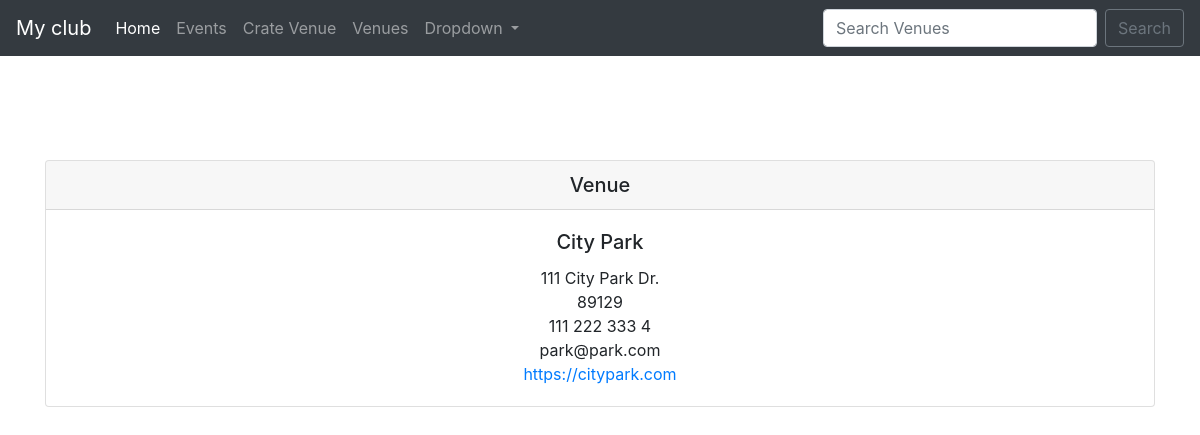
Page /show_venue/1 on the committed database.
### events/models.py (models this page shows)
class Venue(models.Model):
    name = models.CharField('Venue Name', max_length=120)
    address = models.CharField(max_length=300)
    zip_code = models.CharField('Zip Code', max_length=15)
    phone = models.CharField('Contact Phone', max_length=25, blank=True)
    web = models.URLField('Website Address', blank=True)
    email_address = models.EmailField('Email address', blank=True)
    def __str__(self):
        return self.name

### events/views.py (the view)
# urls.py: path('show_venue/<venue_id>', views.show_venue, name='show-venue'),
def show_venue(request, venue_id):
	venue = Venue.objects.get(id=venue_id)
	return render(request, 'events/show_venue.html', {
		'venue': venue
	})

### events/templates/events/show_venue.html (shortened to what this page needs)
{% extends 'events/base.html' %}
{% block content %}
    <center>
        <br><br>
        <div class="card">
              <h5 class="card-header">Venue</h5>
              <div class="card-body">
                    <h5 class="card-title">{{ venue }}</h5>
                    <p class="card-text">
                        {{ venue.address }}<br>
                        {{ venue.zip_code }}<br>
                        {{ venue.phone }}<br>
                        {{ venue.email_address }}<br>
                        <a href="{{ venue.web }}">{{ venue.web }}</a><br>
                    </p>
              </div>
        </div>
            <br><br>
    </center>
{% endblock %}

### rows in the picture
Venue: name "City Park", address "111 City Park Dr.", zip_code "89129", phone "111 222 333 4", email_address "park@park.com", web "https://citypark.com"
